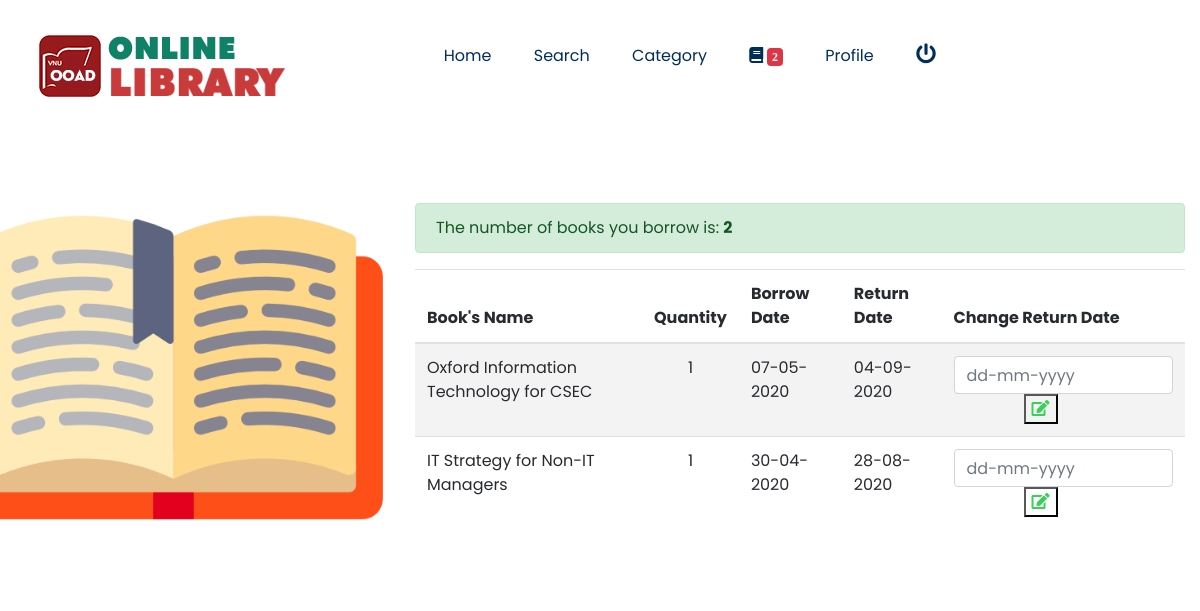
/view/cart.php (signed in), run on the app's committed database.
### tables this page shows
CREATE TABLE `borrowbook` (
  `roundID` int(11) NOT NULL AUTO_INCREMENT,
  `bookID` int(11) NOT NULL,
  `studentID` varchar(8) NOT NULL,
  `quantity` int(11) NOT NULL,
  `borrowDate` date NOT NULL,
  `request` varchar(255) DEFAULT NULL,
  PRIMARY KEY (`roundID`),
  KEY `fk_studentID` (`studentID`),
  KEY `fk_bookID` (`bookID`),
  CONSTRAINT `fk_bookID` FOREIGN KEY (`bookID`) REFERENCES `books` (`bookID`),
  CONSTRAINT `fk_studentID` FOREIGN KEY (`studentID`) REFERENCES `students` (`studentID`)
);

CREATE TABLE `books` (
  `bookID` int(11) NOT NULL AUTO_INCREMENT,
  `name` varchar(255) NOT NULL,
  `caption` varchar(255) DEFAULT NULL,
  `quantity` int(11) NOT NULL,
  `publishDate` date NOT NULL,
  `author` varchar(255) NOT NULL,
  `category` varchar(50) NOT NULL,
  `image` varchar(45) NOT NULL,
  PRIMARY KEY (`bookID`)
);

### model/user.php (called while the page is built, shortened)
<?php
function getInfoCart($studentID, mysqli $connect) {
        $cartQuery = "SELECT b.name, borrowbook.quantity, DATE_FORMAT(borrowDate, '%d-%m-%Y') AS date1, DATE_FORMAT(returnDate, '%d-%m-%Y') date2, r.roundID
                     FROM borrowbook
                            INNER JOIN returnbook r ON borrowbook.bookID = r.bookID
                            INNER JOIN books b ON borrowbook.bookID = b.bookID
                     WHERE borrowbook.studentID = '$studentID' AND borrowbook.studentID = r.studentID";
        $cartDetail = mysqli_query($connect, $cartQuery);
        return $cartDetail;
}
?>

### view/cart.php (the view, shortened to what this page needs)
<?php
include_once "../Objects/Book.php";
include_once "../model/user.php";
$connect = connectServer("localhost", "root", "", 3306);
$dbname = "library";
$connect->select_db($dbname);
if (isset($_SESSION['student']['id'])) $cartDetail = getInfoCart($_SESSION['student']['id'], $connect);
?>
<!DOCTYPE html>
<html class="no-js" lang="zxx">
<head>
    <link rel="stylesheet" href="../assets/css/bootstrap.min.css" />
    <link rel="stylesheet" href="../assets/css/owl.carousel.min.css" />
    <link rel="stylesheet" href="../assets/css/flaticon.css" />
    <link rel="stylesheet" href="../assets/css/slicknav.css" />
    <link rel="stylesheet" href="../assets/css/animate.min.css" />
    <link rel="stylesheet" href="../assets/css/magnific-popup.css" />
    <link rel="stylesheet" href="../assets/css/fontawesome-all.min.css" />
    <link rel="stylesheet" href="../assets/css/themify-icons.css" />
    <link rel="stylesheet" href="../assets/css/slick.css" />
    <link rel="stylesheet" href="../assets/css/nice-select.css" />
    <link rel="stylesheet" href="../assets/css/style.css" />
    <link rel="stylesheet" href="../assets/css/responsive.css" />
    <link rel="stylesheet" href="../public/jquery-ui.css">
</head>
<body>
<header>
    <div class="header-area header-transparrent">
        <div class="main-header header-sticky">
            <div class="container">
                <div class="row align-items-center">
                    <div class="col-xl-2 col-lg-2 col-md-1">
                        <div class="logo">
                            <a href="index.php"
                            ><img src="../assets/img/logo/logo.png" alt=""
                                /></a>
                        </div>
                    </div>
                    <div class="col-xl-8 col-lg-8 col-md-8">
                        <div class="main-menu f-right d-none d-lg-block">
                            <nav>
                                <ul id="navigation">
                                    <li><a href="index.php"> Home</a></li>
                                    <li>
                                        <a href="searchBookView.php">Search</a>
                                    </li>
                                    <li>
                                        <a href="category.php">Category</a>
                                    </li>
                                    <?php
                                    if (isset($_SESSION['student']['id'])) {
                                        ?>
                                        <li>
                                            <a style="cursor: pointer;" title="Your books" href="cart.php">
                                                <i class="fas fa-book">
                                                    <span class="badge badge-danger" style="margin-bottom: 20px;"><?php if (isset($cartDetail)) echo mysqli_num_rows($cartDetail);?></span>
                                                </i>
                                            </a>
                                        </li>
                                        <li>
                                            <a href="profile.php">
                                                Profile
                                            </a>
                                        </li>
                                        <li>
                                            <a id="logout" title="Logout">
                                                <i class="fas fa-power-off" style="font-size: 20px;"></i>
                                            </a>
                                        </li>
                                        <?php
                                    }
                                    ?>
                                </ul>
                            </nav>
                        </div>
                    </div>
                    <div class="col-xl-2 col-lg-2 col-md-3">
                    </div>
                    <div class="col-12">
                    </div>
                </div>
            </div>
        </div>
    </div>
</header>
<main>
    <div class="slider-area">
        <div class="slider-active">
            <div class="single-slider slider-height d-flex align-items-center">
                <div class="container">
                    <div class="row d-flex align-items-center">
                        <div class="col-lg-4 d-none d-xl-block">
                            <div
                                class="hero__img hero__img2"
                                data-animation="fadeInLeft"
                                data-delay="1s"
                            >
                                <img src="../assets/img/hero/book.png" alt="" />
                            </div>
                        </div>
                        <div class="col col-lg-8" style="margin-top: 150px; margin-bottom: 100px;">
                            <div class="alert alert-success" role="alert">
                                The number of books you borrow is: <strong><?php if (isset($cartDetail)) echo $cartDetail->num_rows;?> </strong>
                            </div>
                            <table class="table table-striped" id="detail" style="display: none;">
                                <thead>
                                <tr>
                                    <th>Book's Name</th>
                                    <th>Quantity</th>
                                    <th>Borrow Date</th>
                                    <th>Return Date</th>
                                    <th>Change Return Date</th>
                                </tr>
                                </thead>
                                <tbody>
                                <?php
                                while ($row = mysqli_fetch_array($cartDetail)) {
                                    ?>
                                    <tr>
                                        <td><?php echo $row['name'];?></td>
                                        <td style="text-align: center;"><?php echo $row['quantity'];?></td>
                                        <td><?php echo $row['date1'];?></td>
                                        <td><?php echo $row['date2'];?></td>
                                        <td>
                                            <form action="cart.php?id=<?php if (isset($row['roundID'])) echo $row['roundID'];?>">
                                                <input type="text" class="form-control dateChange" name="dateChange" id="myInput" placeholder="dd-mm-yyyy">
                                                <button style="color: #34ce57; margin-left: 70px;
                                                        background-color: transparent;
                                                        outline: none;"
                                                         title="change"
                                                         name="change" type="submit" formmethod="post"
                                                >
                                                    <i class="fas fa-edit"></i>
                                                </button>
                                            </form>
                                        </td>
                                    </tr>
                                    <?php
                                }
                                ?>
                                </tbody>
                            </table>
                        </div>
                    </div>
                </div>
            </div>
        </div>
    </div>
</main>
</body>
</html>

### data on the page
borrowbook: bookID.name "Oxford Information Technology for CSEC", quantity "1", date1 "07-05-2020", date2 "04-09-2020"
borrowbook: bookID.name "IT Strategy for Non-IT Managers", quantity "1", date1 "30-04-2020", date2 "28-08-2020"

### other printed values
mysqli_num_rows($cartDetail) "2"
$cartDetail->num_rows "2"
